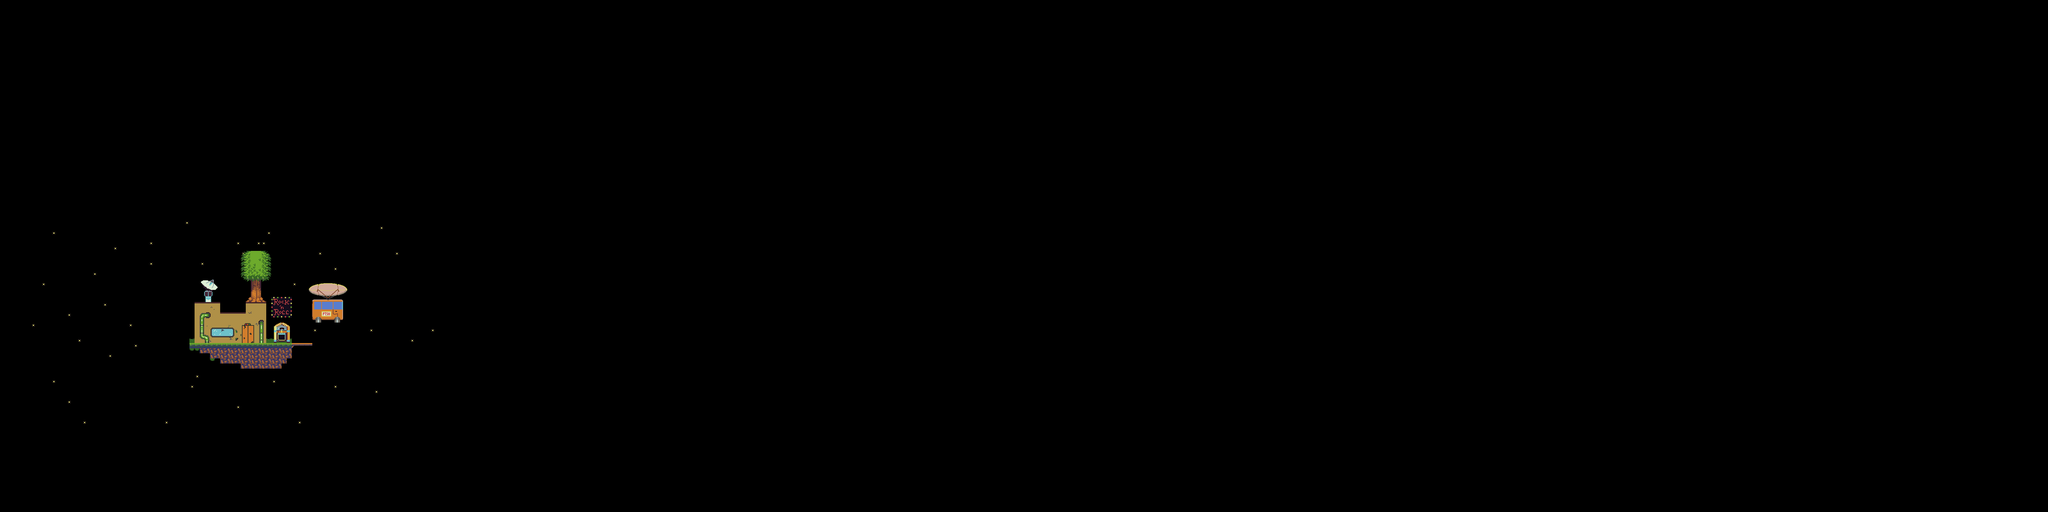

Below is a game level as drawn by its tile map, then a one-line description and the .tmx that defines it (tile-layer data replaced by summaries):
An orthogonal 400x100 tile map with 16x16 px tiles, 8 tile layers (background1, walls, foreground1, house, ...), 6 tilesets and 3 objects (PlayerObject, DialogObject, CameraObject).

<map version="1.0" orientation="orthogonal" renderorder="right-down" width="400" height="100" tilewidth="16" tileheight="16" nextobjectid="34">
 <properties>
  <property name="BACGROUND_COLOR" type="int" value="1" />
  <property name="music_track" value="Space_Adventure.mp3" />
 </properties>
 <tileset firstgid="1" name="BaseTS16" tilewidth="16" tileheight="16" tilecount="5" columns="1">
  <image source="BaseTS16.png" width="16" height="80" />
 </tileset>
 <tileset firstgid="6" name="rocket_wagon" tilewidth="16" tileheight="16" tilecount="64" columns="8">
  <image source="rocket_wagon.png" width="128" height="128" />
 </tileset>
 <tileset firstgid="70" name="maste_ts_v2" tilewidth="16" tileheight="16" tilecount="8192" columns="64">
  <image source="maste_ts_v2.png" width="1024" height="2048" />
 </tileset>
 <tileset firstgid="8262" name="housebig" tilewidth="16" tileheight="16" tilecount="256" columns="16">
  <image source="housebig.png" width="256" height="256" />
 </tileset>
 <tileset firstgid="8518" name="Tileset2_8x8" tilewidth="16" tileheight="16" tilecount="1024" columns="32">
  <image source="Tileset2_8x8.png" width="512" height="512" />
 </tileset>
 <tileset firstgid="9542" name="sky_objects1" tilewidth="16" tileheight="16" tilecount="7" columns="1">
  <image source="sky_objects1.png" width="16" height="112" />
 </tileset>
 <layer name="background1" width="400" height="100">
  <properties>
   <property name="BACKGROUND_SPEED" type="float" value="0.90000000000000002" />
  </properties>
  <data>[40000 cells, 41 non-empty, 1 distinct tile ids]</data>
 </layer>
 <layer name="walls" width="400" height="100">
  <data>[40000 cells, 93 non-empty, 2 distinct tile ids]</data>
 </layer>
 <objectgroup name="GameObjects">
  <object id="30" name="PlayerObject" x="943.019" y="1041.82" width="12" height="25">
   <properties>
    <property name="endLevel" type="bool" value="true" />
    <property name="line1" value="On my verry first day on duty" />
    <property name="line2" value="I suddenly got a msg from the Pro" />
    <property name="line3" value="Hurry ptsh. I foud something quite terrible" />
    <property name="line4" value="sincerely. The Prof" />
   </properties>
  </object>
  <object id="31" name="DialogObject" x="392.179" y="1239.02" width="12" height="25">
   <properties>
    <property name="endLevel" type="bool" value="true" />
    <property name="line1" value="The year is 3017 and a half." />
    <property name="line2" value="A hostile AI has disabled..." />
    <property name="line3" value=" all the HIGH TECH heroes." />
    <property name="line4" value="So you are the only one to save the galaxy" />
    <property name="line5" value="... .... .... .... .... ... ... ... ...." />
    <property name="line6" value="... .... .... .... .... ... ... ... ...." />
    <property name="line7" value="... .... .... .... .... ... ... ... ...." />
    <property name="line8" value="... .... .... .... .... ... ... ... ...." />
   </properties>
  </object>
  <object id="33" name="CameraObject" x="816" y="432" width="25.1169" height="37.2423">
   <properties>
    <property name="distance_y" type="float" value="512" />
   </properties>
  </object>
 </objectgroup>
 <layer name="foreground1" width="400" height="100">
  <properties>
   <property name="music_track" value="Space_Adventure.mp3" />
  </properties>
  <data>[40000 cells, 0 non-empty, 0 distinct tile ids]</data>
 </layer>
 <layer name="house" width="400" height="100">
  <data>[40000 cells, 0 non-empty, 0 distinct tile ids]</data>
 </layer>
 <layer name="rocker wagon" width="400" height="100">
  <data>[40000 cells, 64 non-empty, 64 distinct tile ids]</data>
 </layer>
 <layer name="ground" width="400" height="100">
  <data>[40000 cells, 148 non-empty, 67 distinct tile ids]</data>
 </layer>
 <layer name="stuff" width="400" height="100">
  <data>[40000 cells, 36 non-empty, 36 distinct tile ids]</data>
 </layer>
 <layer name="foreground1" width="400" height="100">
  <data>[40000 cells, 150 non-empty, 142 distinct tile ids]</data>
 </layer>
</map>
